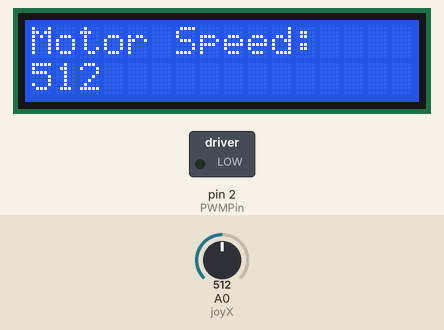
Recording of a sketch running on a simulated Arduino Uno, built with avr-gcc and run on an emulated ATmega328P. Parts: 16×2 character LCD, switched loads named in the sketch (green lamp = pin HIGH). The test bench sets the inputs (shaded band); at power-on: A0 (joyX) = 512. What the sketch prints to the serial monitor is not drawn.

Above: at 4.5 s.
4.6 s: A0 (joyX) set to 716
At 5.3 s:
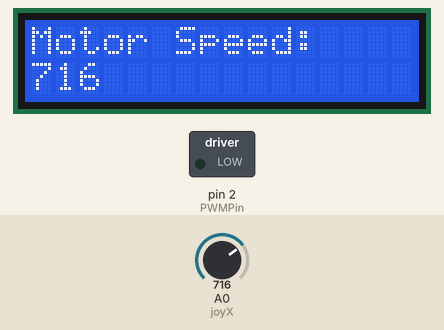
6.1 s: A0 (joyX) set to 900
At 6.8 s:
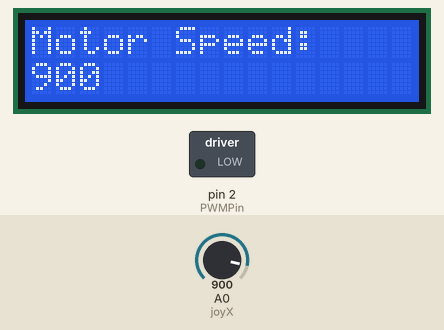
7.6 s: A0 (joyX) set to 1009
At 8.4 s:
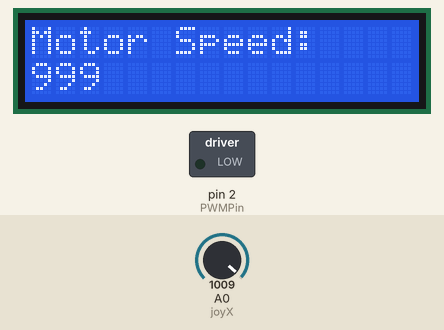
Timing chart, 0 to 10.6 s (numbered marks = the images above; inputs shaded):
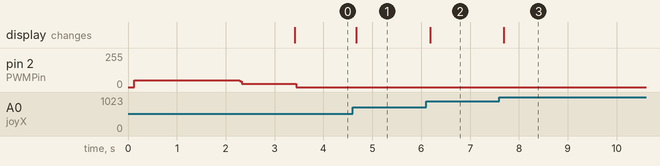

The sketch:

testing.ino
```cpp
#include <Wire.h>
#include <LiquidCrystal_I2C.h>
#define joyX A0
int PWMPin = 2; //2~13
int PWMValue = 0; //0~1000
int pedal = 0;

LiquidCrystal_I2C lcd(0x27,16,2);

void PWM(int PWMPin, int PWMValue){  // 模拟PWM；频率100Hz
  PWMValue += 1000;
  digitalWrite(PWMPin, HIGH);
  delayMicroseconds(PWMValue);
  digitalWrite(PWMPin, LOW);
  delayMicroseconds(10000 - PWMValue);
}


void setup(){
  lcd.init();
  lcd.backlight(); // 打开背光
  pinMode(PWMPin, OUTPUT);
  Serial.begin(9600);

  for(int i = 0; i <= 220; i++){  // 循环220次，时间两秒多；油门最大，模拟量程标定
    PWM(PWMPin, 1000);
  }

  for(int i = 0; i <= 110; i++){  // 循环110次，时间一秒多；油门最小
    PWM(PWMPin, 0);
  }

}


void loop(){
  pedal = analogRead(joyX);
  if(pedal > 999){
    pedal = 999;
    }
  PWM(PWMPin, pedal);  // 设置油门大小0~1000
   lcd.setCursor(0,0);
  lcd.print("Motor Speed:");
  lcd.setCursor(0,1);
  lcd.print(pedal);
  delay(100);
  Serial.print(pedal);
}
```

Measured:
- after the input at 4.6 s, the display: changes after 0.07 s (image 1)
- after the input at 6.1 s, the display: changes after 0.08 s (image 2)
- after the input at 7.6 s, the display: changes after 0.09 s (image 3)
